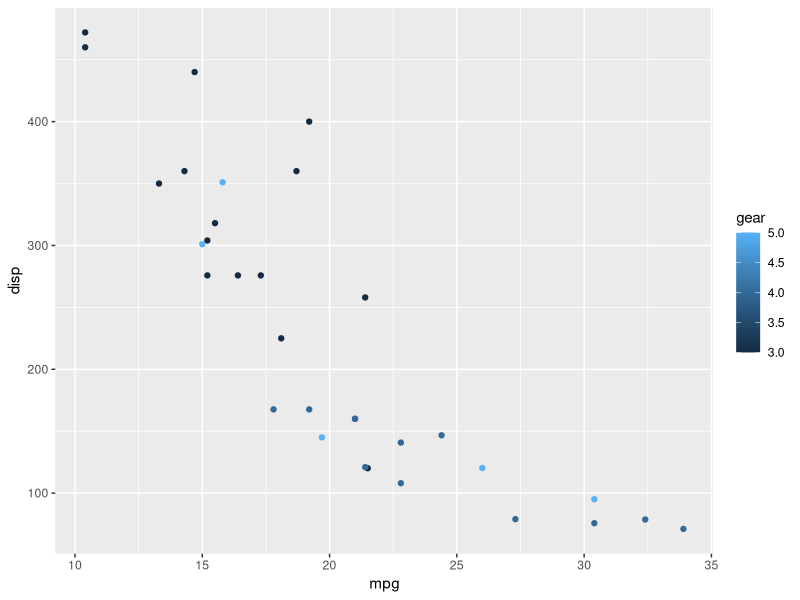

Write the R code that produced this figure.
## ---- chunk 1

library(tidyverse)

## ---- chunk 2

mtcars %>% 
  mutate(cyl = as.factor(cyl)) %>% 
  ggplot(aes(mpg, disp, col=gear)) +
  geom_point()


